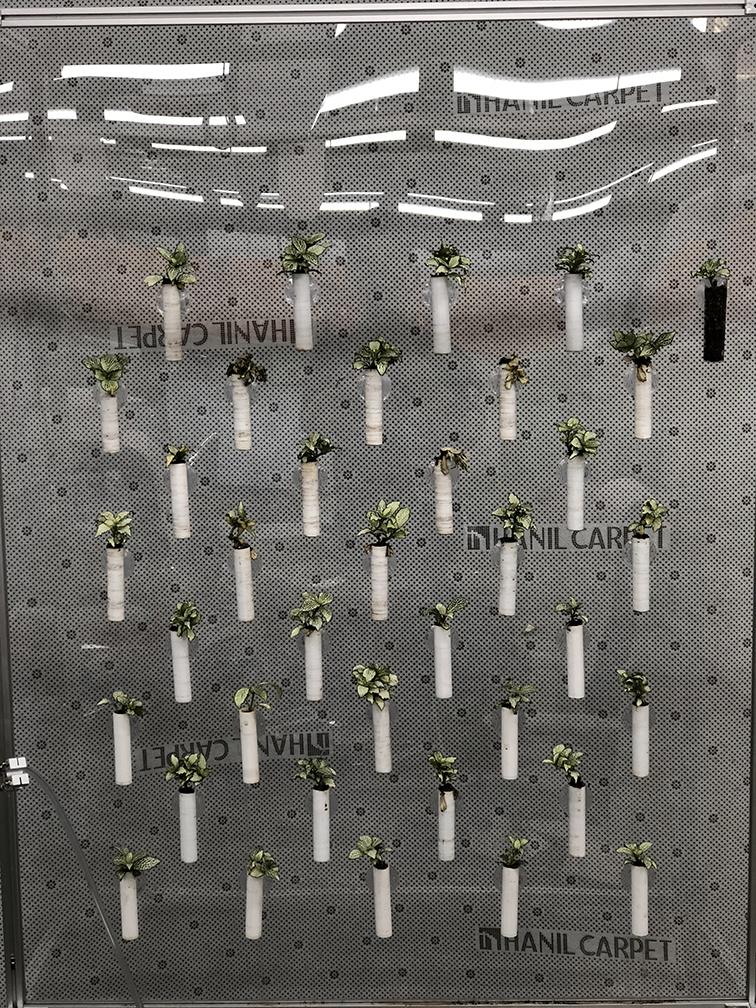
#> input picture 004_LocationDetectionOuput_v002_ImageTest/testimg/test-1.jpg, 756 x 1008 px, found by its file name
$ python b_box.py   (older library calls are emulated)
#> lines starting #> are read from the running program, lines starting #| are printed output that depends on the picture; after the words box and inside, x2 and y2 are one past the last pixel; in counts of white or black regions, pixels touching at a corner belong together
### 004_LocationDetectionOutput/modules.py
# import the necessary packages
from imutils import contours
from skimage import measure
import numpy as np
import imutils
import cv2

# load the image
def load_img(filename):
#> called with filename = './testimg/test-1.jpg'
	image = cv2.imread(filename)
#> image is the input picture: shape (1008, 756, 3); mean B, G, R 104.5, 109.1, 111.1

	return image

# convert image to grayscale, and blur it
def blurring(image):
	gray = cv2.cvtColor(image, cv2.COLOR_BGR2GRAY)
	blurred = cv2.GaussianBlur(gray, (11, 11), 0)

	return blurred

# threshold the image to reveal light regions in the blurred image
def threshold(blurred):
	thresh = cv2.threshold(blurred, 100, 200, cv2.THRESH_BINARY)[1]
#> thresh: shape (1008, 756); values 0 (black) and 200 (white), 58.4% white; 268 black regions (88 under 20 px), largest, box (x1, y1, x2, y2) and area: (0, 467, 756, 1008) 259283, (177, 310, 458, 388) 11264, (0, 289, 165, 367) 5789

	# perform a series of erosions and dilations to remove
	# any small blobs of noise from the thresholded image
	thresh = cv2.erode(thresh, None, iterations=2)
#> thresh: shape (1008, 756); values 0 (black) and 200 (white), 51.1% white; 172 black regions, largest, box (x1, y1, x2, y2) and area: (0, 460, 756, 1008) 284291, (175, 307, 567, 409) 18294, (0, 287, 167, 388) 8657
	thresh = cv2.dilate(thresh, None, iterations=4)
#> thresh: shape (1008, 756); values 0 (black) and 200 (white), 63.5% white; 145 black regions (75 under 20 px), largest, box (x1, y1, x2, y2) and area: (0, 476, 756, 1008) 242549, (183, 312, 431, 385) 9303, (0, 292, 162, 384) 5338

	return thresh

# perform a connected component analysis on the thresholded image,
# then initialize a mask to store only the "large" components
def masking(thresh):
	labels = measure.label(thresh, neighbors=8, background=0)
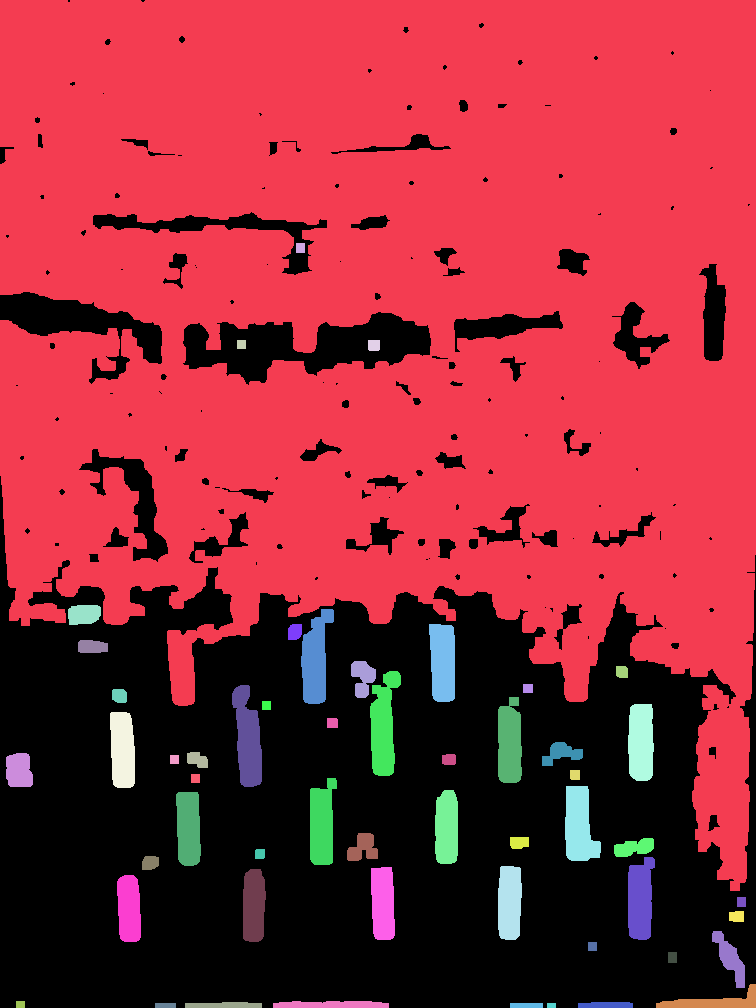
#> labels: shape (1008, 756) int64; 55 distinct labels, from 0 to 54; one colour per label, 0 black
	mask = np.zeros(thresh.shape, dtype="uint8")

	# loop over the unique components
	for label in np.unique(labels):
		# if this is the background label, ignore it
		if label == 0:
			continue

		# otherwise, construct the label mask and count the
		# number of pixels
		labelMask = np.zeros(thresh.shape, dtype="uint8")
		labelMask[labels == label] = 255
		numPixels = cv2.countNonZero(labelMask)

		# if the number of pixels in the component is sufficiently
		# large, then add it to our mask of "large blobs"
		if numPixels > 300:
			mask = cv2.add(mask, labelMask)
#> this loop made 55 passes
#> numPixels on passes 2 to 9: 444921, 90, 81, 130, 579, 2011, 203, 1831
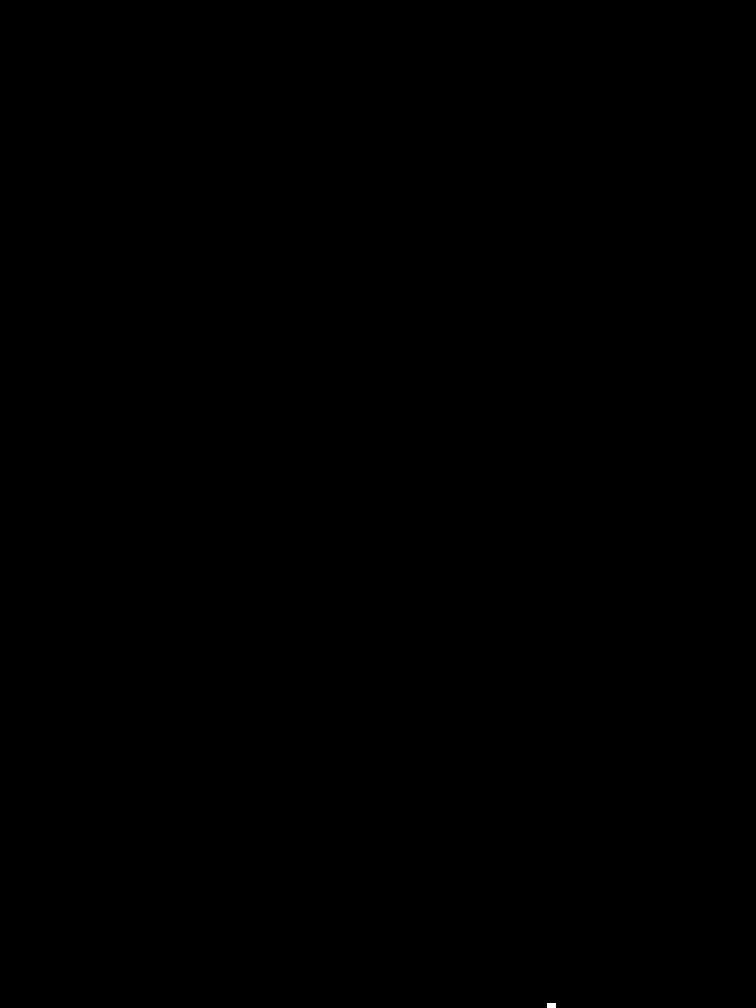
#> labelMask: shape (1008, 756); 0.01% white; 1 white region, box (x1, y1, x2, y2) and area: (547, 1003, 556, 1008) 45
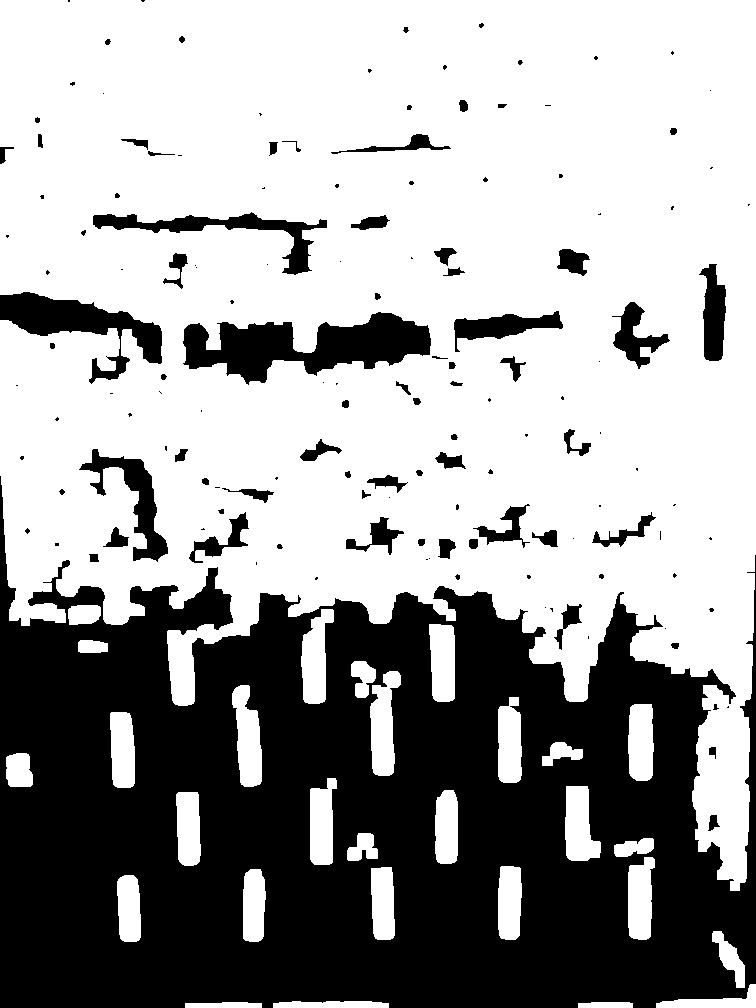
#> mask: shape (1008, 756); 63.1% white; 145 black regions (75 under 20 px)

	return mask

# find the contours in the mask, then sort them from left to right
def find_contour(mask, image):
	cnts = cv2.findContours(mask.copy(), cv2.RETR_EXTERNAL,
		cv2.CHAIN_APPROX_SIMPLE)
#> cnts = 29 contours; largest, box (x1, y1, x2, y2) and area: (0, 0, 756, 891) 473031, (370, 671, 401, 776) 2017, (232, 685, 262, 787) 1975, (301, 609, 334, 704) 1894, (565, 786, 601, 861) 1854
	cnts = cnts[0] if imutils.is_cv2() else cnts[1]
	cnts = contours.sort_contours(cnts)[0]

	lc_list = []

	for (i, c) in enumerate(cnts):
		# draw the bright spot on the image
		(x, y, w, h) = cv2.boundingRect(c)

		cv2.rectangle(image, (x, y), (x + w, y + h), (0, 255, 0), 2)

		cv2.putText(image, "#{}".format(i + 1), (x, y - 15),
		cv2.FONT_HERSHEY_SIMPLEX, 0.45, (0, 255, 0), 2)

		lc_list.append((x, y, w, h))
#> this loop made 29 passes
#> (x, y, w, h) on passes 1 to 8: (0, 0, 756, 891), (6, 753, 27, 34), (68, 605, 33, 20), (78, 640, 30, 13), (110, 712, 25, 76), (117, 875, 24, 67), (176, 792, 25, 74), (185, 1002, 77, 6)
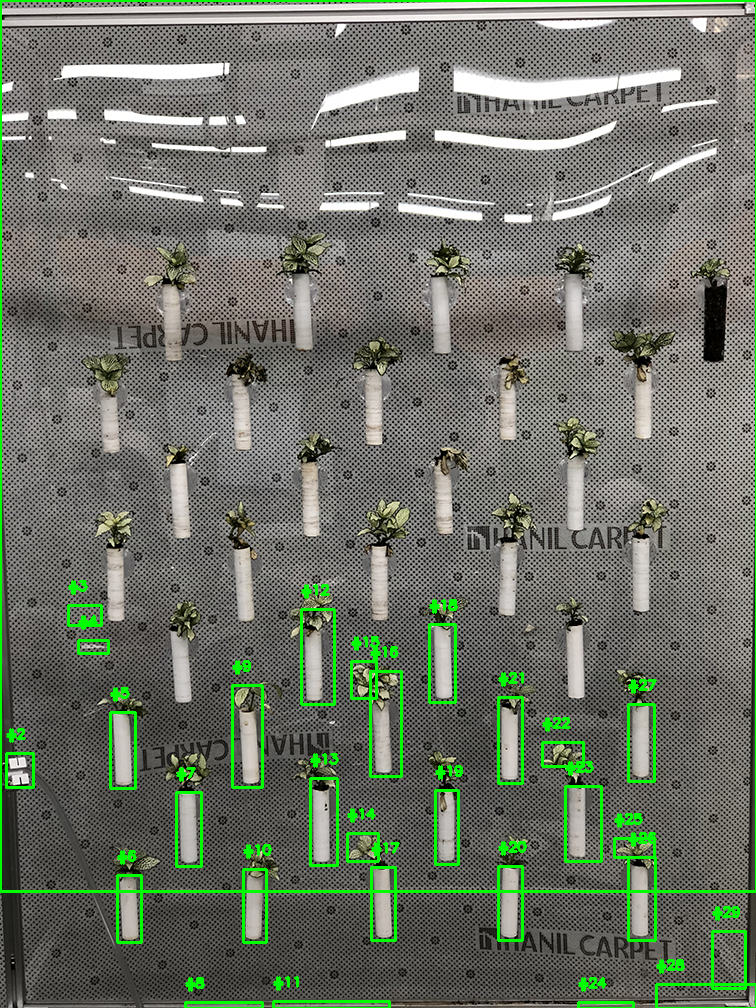
#> image: shape (1008, 756, 3); 3.49% of pixels changed, all inside (x1, y1, x2, y2) = (0, 0, 756, 1008)
#> after the loop, lc_list = 29 items, first 6: (0, 0, 756, 891), (6, 753, 27, 34), (68, 605, 33, 20), (78, 640, 30, 13), (110, 712, 25, 76), (117, 875, 24, 67)

	return lc_list


def point_ctr(location_list, image):
	ctr_list = []

	for (x, y, w, h) in location_list:
		(cX, cY) = (x + w // 2, y + h // 2)
		# ((cX, cY), radius) = cv2.minEnclosingCircle(c)
		cv2.circle(image, (int(cX), int(cY)), 2, (0, 0, 255), 2)

		ctr_list.append((cX, cY))

	return ctr_list, image

def save_lcdata(ctr_list, filename):
	file = open(filename, 'w')

	f_line = "num\tcX\tcY\n"
	file.write(f_line)
	num = 1

	for (cX, cY) in ctr_list:
		data = "%d\t%d\t%d\n" % (num, cX, cY)
		file.write(data)
		num += 1

	file.close()

def show_img(image):
	# show the output image
	cv2.imshow("Image", image)
	cv2.waitKey(0)

### 004_LocationDetectionOutput/b_box.py
from modules import *

load_path = "./testimg/"
save_path = "./result/"
image = load_img(load_path + "test-1.jpg")

# Declare Variables

# Pre-Processing
blurred = blurring(image)
thresh = threshold(blurred)
mask = masking(thresh)

# Find Contours and draw
location_list = find_contour(mask, image)
#> location_list has the same summary as lc_list in find_contour

# Extract & save the location data
ctr_list, image = point_ctr(location_list, image)
#> the loop in point_ctr, `for (x, y, w, h) in location_list:` made 29 passes
#> (x, y, w, h, cX, cY) on passes 1 to 8: (0, 0, 756, 891, 378, 445), (6, 753, 27, 34, 19, 770), (68, 605, 33, 20, 84, 615), (78, 640, 30, 13, 93, 646), (110, 712, 25, 76, 122, 750), (117, 875, 24, 67, 129, 908), (176, 792, 25, 74, 188, 829), (185, 1002, 77, 6, 223, 1005)
#> after the loop in point_ctr, `for (x, y, w, h) in location_list:`:
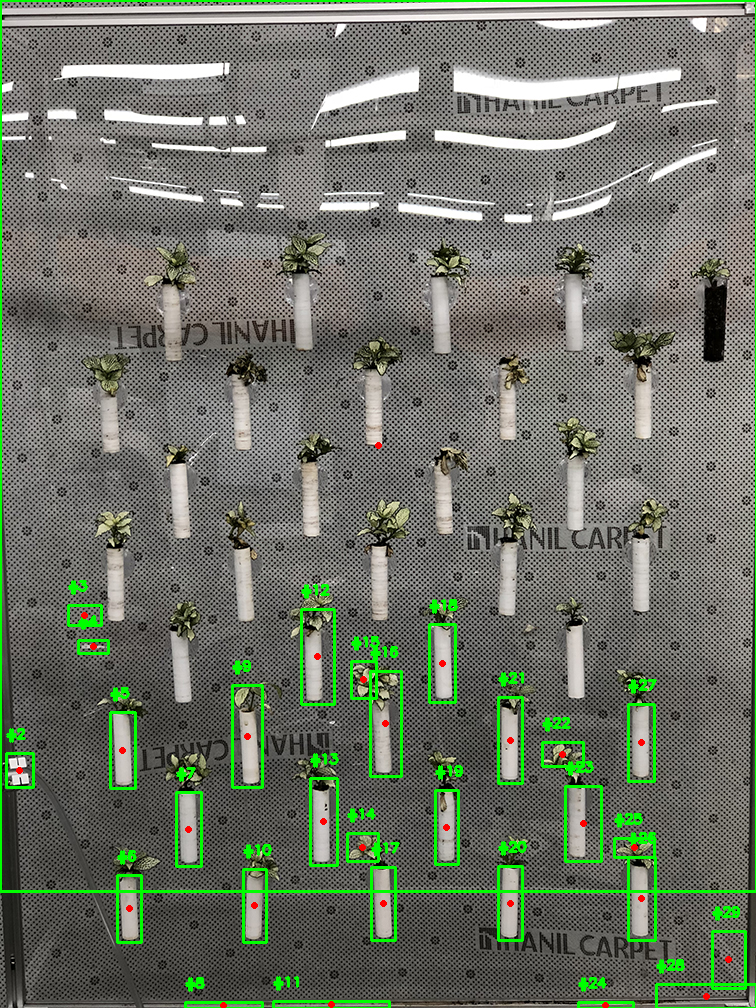
#> image: shape (1008, 756, 3); 0.14% of pixels changed, all inside (x1, y1, x2, y2) = (16, 442, 732, 1008)
#> after the loop in point_ctr, `for (x, y, w, h) in location_list:`: ctr_list = 29 pairs, first value 19 to 728, second value 445 to 1005
save_lcdata(ctr_list, save_path + "lc_data.txt")
#> the loop in save_lcdata, `for (cX, cY) in ctr_list:` made 29 passes
#> (cX, cY) on passes 1 to 8: (378, 445), (19, 770), (84, 615), (93, 646), (122, 750), (129, 908), (188, 829), (223, 1005)
#> after the loop in save_lcdata, `for (cX, cY) in ctr_list:`: num = 30

# Show image with bounding Box
show_img(image)

$ run again, with 004_LocationDetectionOuput_v002_ImageTest/testimg/test-2.jpg copied over 004_LocationDetectionOuput_v002_ImageTest/testimg/test-1.jpg
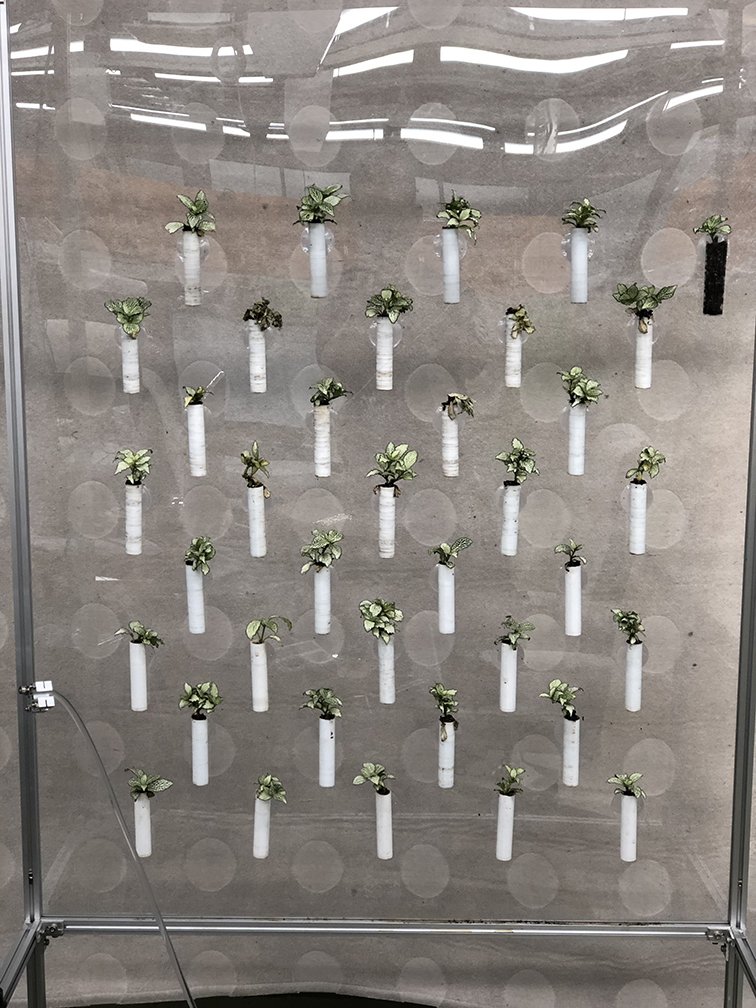
#> input picture 004_LocationDetectionOuput_v002_ImageTest/testimg/test-2.jpg, 756 x 1008 px, found by its file name
#> in load_img, image is the input picture: shape (1008, 756, 3); mean B, G, R 128.3, 133.6, 139.1
#> in masking, `labels = measure.label(thresh, neighbors=8, background=0)`:
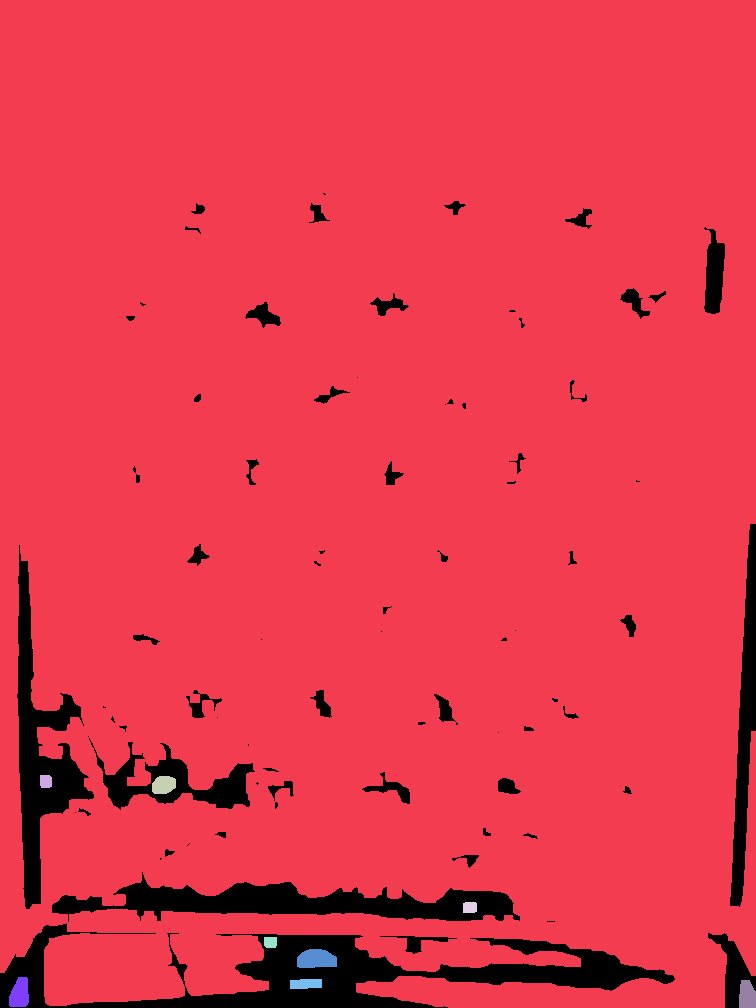
#> labels: shape (1008, 756) int64; 10 distinct labels, from 0 to 9; one colour per label, 0 black
#> the loop in masking, `for label in np.unique(labels):` made 10 passes
#> numPixels on passes 2 to 9: 704980, 149, 365, 149, 138, 635, 481, 296
#> cnts = 4 contours; box (x1, y1, x2, y2) and area: (0, 0, 756, 1008) 733398, (297, 949, 337, 968) 586, (9, 977, 29, 1007) 440, (739, 980, 756, 1008) 377
#> the loop in find_contour, `for (i, c) in enumerate(cnts):` made 4 passes
#> (x, y, w, h) on passes 1 to 4: (0, 0, 756, 1008), (9, 977, 20, 30), (297, 949, 40, 19), (739, 980, 17, 28)
#> after the loop in find_contour, `for (i, c) in enumerate(cnts):`:
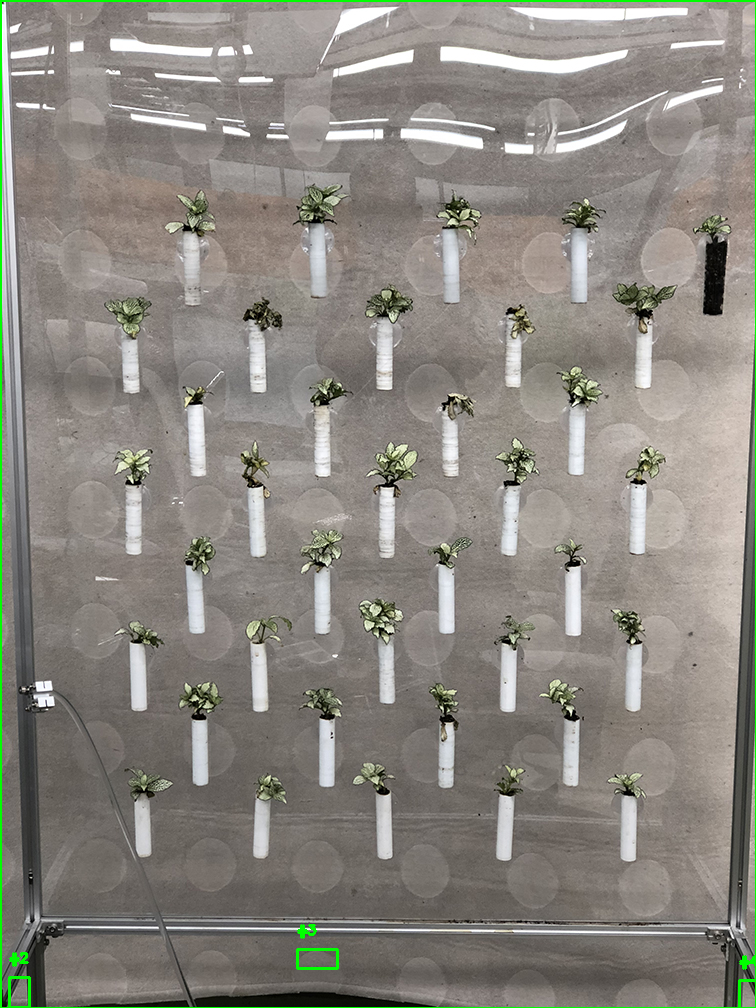
#> image: shape (1008, 756, 3); 0.85% of pixels changed, all inside (x1, y1, x2, y2) = (0, 0, 756, 1008)
#> after the loop in find_contour, `for (i, c) in enumerate(cnts):`: lc_list = [(0, 0, 756, 1008), (9, 977, 20, 30), (297, 949, 40, 19), (739, 980, 17, 28)]
#> location_list has the same summary as lc_list in find_contour
#> the loop in point_ctr, `for (x, y, w, h) in location_list:` made 4 passes
#> (x, y, w, h, cX, cY) on passes 1 to 4: (0, 0, 756, 1008, 378, 504), (9, 977, 20, 30, 19, 992), (297, 949, 40, 19, 317, 958), (739, 980, 17, 28, 747, 994)
#> after the loop in point_ctr, `for (x, y, w, h) in location_list:`: ctr_list = [(378, 504), (19, 992), (317, 958), (747, 994)]
#> the loop in save_lcdata, `for (cX, cY) in ctr_list:` made 4 passes
#> after the loop in save_lcdata, `for (cX, cY) in ctr_list:`: num = 5
